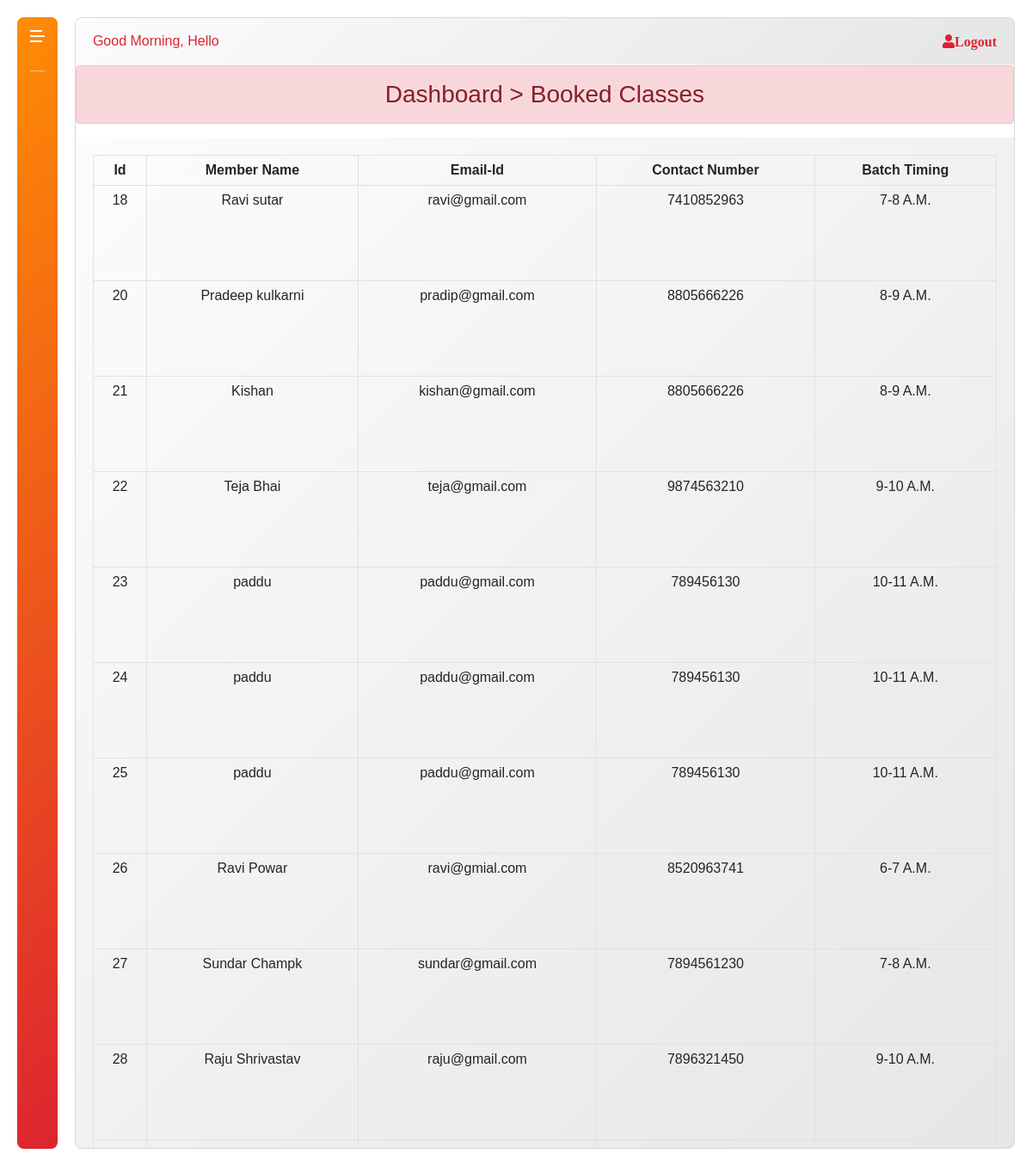
/saigym/bookedClass/, run on the app's committed database.
### saigym/models.py (models this page shows, shortened)
class BookFirstClass(models.Model):
    name = models.CharField(max_length=50)
    email = models.CharField(max_length=50)
    phone = models.IntegerField()
    select = models.CharField(max_length=50, default="")

### saigym/views.py (the view)
# urls.py: path("bookedClass/", views.bookedClass, name="bookedClass"),
def bookedClass(request):
    query = BookFirstClass.objects.all()
    return render(request, "saigym/bookedClasses.html", {"BookFirstClass": query})

### saigym/templates/saigym/bookedClasses.html (shortened to what this page needs)
{% extends "saigym/AdminLogin.html" %}
{% block dashboard %}
<head>
</head>
<h3 class="alert alert-danger" style="text-align: center; width: 100%;">Dashboard &gt Booked Classes</h3>
<div class="body">
    <table class="table table-bordered">
        <thead>
            <tr>
                <th scope="col">Id</th>
                <th scope="col">Member Name</th>
                <th scope="col">Email-Id</th>
                <th scope="col">Contact Number</th>
                <th scope="col">Batch Timing</th>
            </tr>
        </thead>
        <tbody>
            {% for disRes in BookFirstClass %}
            <tr>
                <td>{{disRes.id}}</td>
                <td>{{disRes.name}}</td>
                <td>{{disRes.email}}</td>
                <td>{{disRes.phone}}</td>
                <td>{{disRes.select}}</td>
            </tr>
        </tbody>
        {% endfor %}
    </table>
</div>
{% endblock %}

### saigym/static/saigym/css/style1.css (style rules this page uses)
* { box-sizing: border-box; }
body { height: 100%; width: 100%; padding: 20px; margin: 0; display: flex; font-family: 'Assistant', sans-serif; }
.content .body { padding: 20px; display: flex; width: 100%; background: -webkit-linear-gradient(-45deg, rgba(0, 0, 0, 0.01) 0%, rgba(0, 0, 0, 0.1) 100%); height: 100%; }

### saigym/templates/saigym/bookedClasses.html (style rules this page uses)
.table td, th, h4 { text-align: center; }

### data on the page
BookFirstClass: id "18", name "Ravi sutar", email "ravi@gmail.com", phone "7410852963", select "7-8 A.M."
BookFirstClass: id "20", name "Pradeep kulkarni", email "pradip@gmail.com", phone "8805666226", select "8-9 A.M."
BookFirstClass: id "21", name "Kishan", email "kishan@gmail.com", phone "8805666226", select "8-9 A.M."
BookFirstClass: id "22", name "Teja Bhai", email "teja@gmail.com", phone "9874563210", select "9-10 A.M."
BookFirstClass: id "23", name "paddu", email "paddu@gmail.com", phone "789456130", select "10-11 A.M."
BookFirstClass: id "24", name "paddu", email "paddu@gmail.com", phone "789456130", select "10-11 A.M."
BookFirstClass: id "25", name "paddu", email "paddu@gmail.com", phone "789456130", select "10-11 A.M."
BookFirstClass: id "26", name "Ravi Powar", email "ravi@gmial.com", phone "8520963741", select "6-7 A.M."
BookFirstClass: id "27", name "Sundar Champk", email "sundar@gmail.com", phone "7894561230", select "7-8 A.M."
BookFirstClass: id "28", name "Raju Shrivastav", email "raju@gmail.com", phone "7896321450", select "9-10 A.M."
